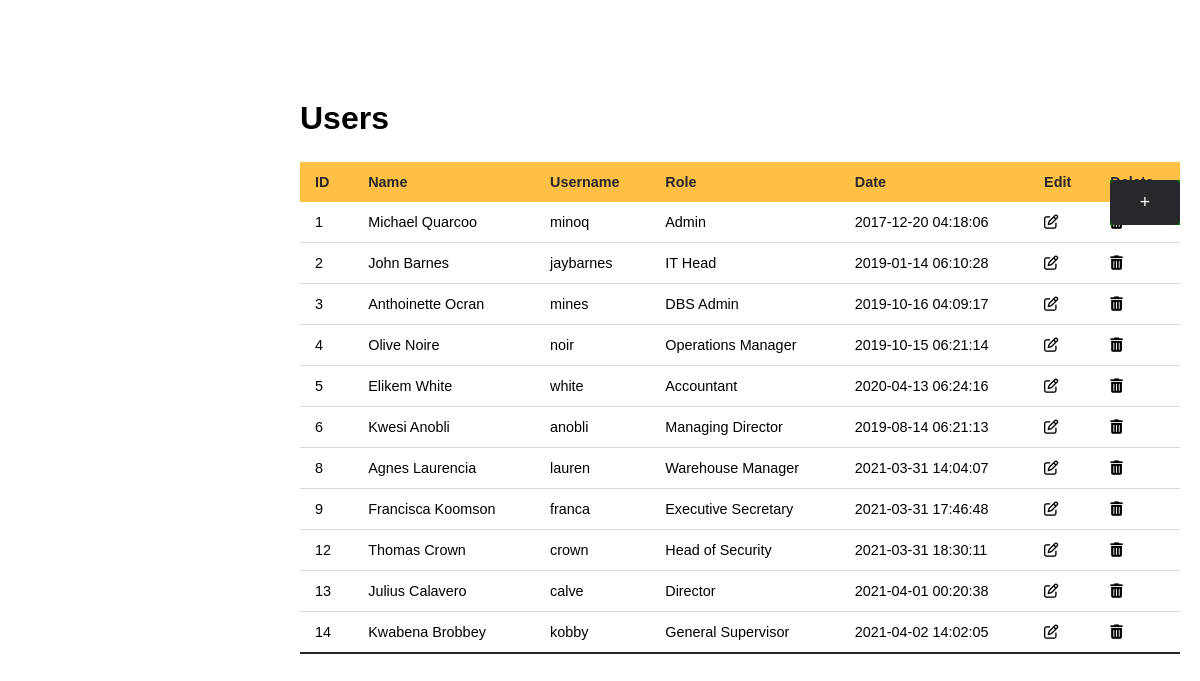
/dashboard/users.php, run on the app's committed database.
### tables this page shows
CREATE TABLE IF NOT EXISTS `users` (
  `ID` int(11) NOT NULL,
  `username` varchar(50) NOT NULL,
  `password` varchar(100) DEFAULT NULL,
  `role` varchar(100) NOT NULL,
  `name` varchar(100) NOT NULL,
  `date_added` timestamp NOT NULL DEFAULT CURRENT_TIMESTAMP
);

### tables/user_table.php (the view)
<h3 class="heading">Users </h3>
          <table class="styled-table">
            <thead>
              <tr>
                <th>ID</th>
                <th>Name</th>
                <th>Username</th>
                <th>Role</th>
                <th>Date</th>
                <th>Edit</th>
                <th>Delete</th>
              </tr>
            </thead>
            <tbody>
              <?php
                while($row=mysqli_fetch_assoc($result))
                {
                  $id = $row['ID'];
                  $name = $row['name'];
                  $username = $row['username'];
                  $role = $row['role'];
                  $date = $row['date_added'];
              ?>
              <tr>
                  <td><?php echo $id ?></td>
                  <td><?php echo $name ?></td>
                  <td><?php echo $username ?></td>
                  <td><?php echo $role ?></td>
                  <td><?php echo $date ?></td>
                  <td><a href="../user/edit.php?GetID=<?php echo $id ?>"><i class="fa fa-edit"></i></a></td>
                  <td><a href="../user/delete.php?Del=<?php echo $id ?>"> <i class="fa fa-trash"></i> </a></td>
              </tr>
              <?php
                  }
              ?>
            </tbody>
          </table>

### css/utils.css (style rules this page uses)
* { padding: 0; margin: 0; font-family: -apple-system, BlinkMacSystemFont, "Segoe UI", Roboto, Oxygen, Ubuntu, Cantarell, "Open Sans", "Helvetica Neue", sans-serif; }

### css/main.css (style rules this page uses)
* { padding: 0; margin: 0; font-family: -apple-system, BlinkMacSystemFont, "Segoe UI", Roboto, Oxygen, Ubuntu, Cantarell, "Open Sans", "Helvetica Neue", sans-serif; }
a { color: inherit; text-decoration: none; }
.styled-table { width: 100%; border-collapse: collapse; margin: 25px 0; font-size: 0.9em; font-family: sans-serif; min-width: 400px; }
.styled-table thead tr { background-color: #ffc045; color: #26282b; text-align: left; }
.styled-table th, .styled-table td { padding: 12px 15px; }
.styled-table tbody tr { border-bottom: 1px solid #dddddd; }
.styled-table tbody tr:nth-of-type(even) { background-color: #ffffff; }
.styled-table tbody tr:last-of-type { border-bottom: 2px solid #26282b; }
.heading { font-size: 2rem; }

### css/index.css (style rules this page uses)
* { margin: 0; font-family: Arial, Helvetica, sans-serif; }

### data on the page
users: ID "1", name "Michael Quarcoo", username "minoq", role "Admin", date_added "2017-12-20 04:18:06"
users: ID "2", name "John Barnes", username "jaybarnes", role "IT Head", date_added "2019-01-14 06:10:28"
users: ID "3", name "Anthoinette Ocran", username "mines", role "DBS Admin", date_added "2019-10-16 04:09:17"
users: ID "4", name "Olive Noire", username "noir", role "Operations Manager", date_added "2019-10-15 06:21:14"
users: ID "5", name "Elikem White", username "white", role "Accountant", date_added "2020-04-13 06:24:16"
users: ID "6", name "Kwesi Anobli", username "anobli", role "Managing Director", date_added "2019-08-14 06:21:13"
users: ID "8", name "Agnes Laurencia", username "lauren", role "Warehouse Manager", date_added "2021-03-31 14:04:07"
users: ID "9", name "Francisca Koomson", username "franca", role "Executive Secretary", date_added "2021-03-31 17:46:48"
users: ID "12", name "Thomas Crown", username "crown", role "Head of Security", date_added "2021-03-31 18:30:11"
users: ID "13", name "Julius Calavero", username "calve", role "Director", date_added "2021-04-01 00:20:38"
users: ID "14", name "Kwabena Brobbey", username "kobby", role "General Supervisor", date_added "2021-04-02 14:02:05"
